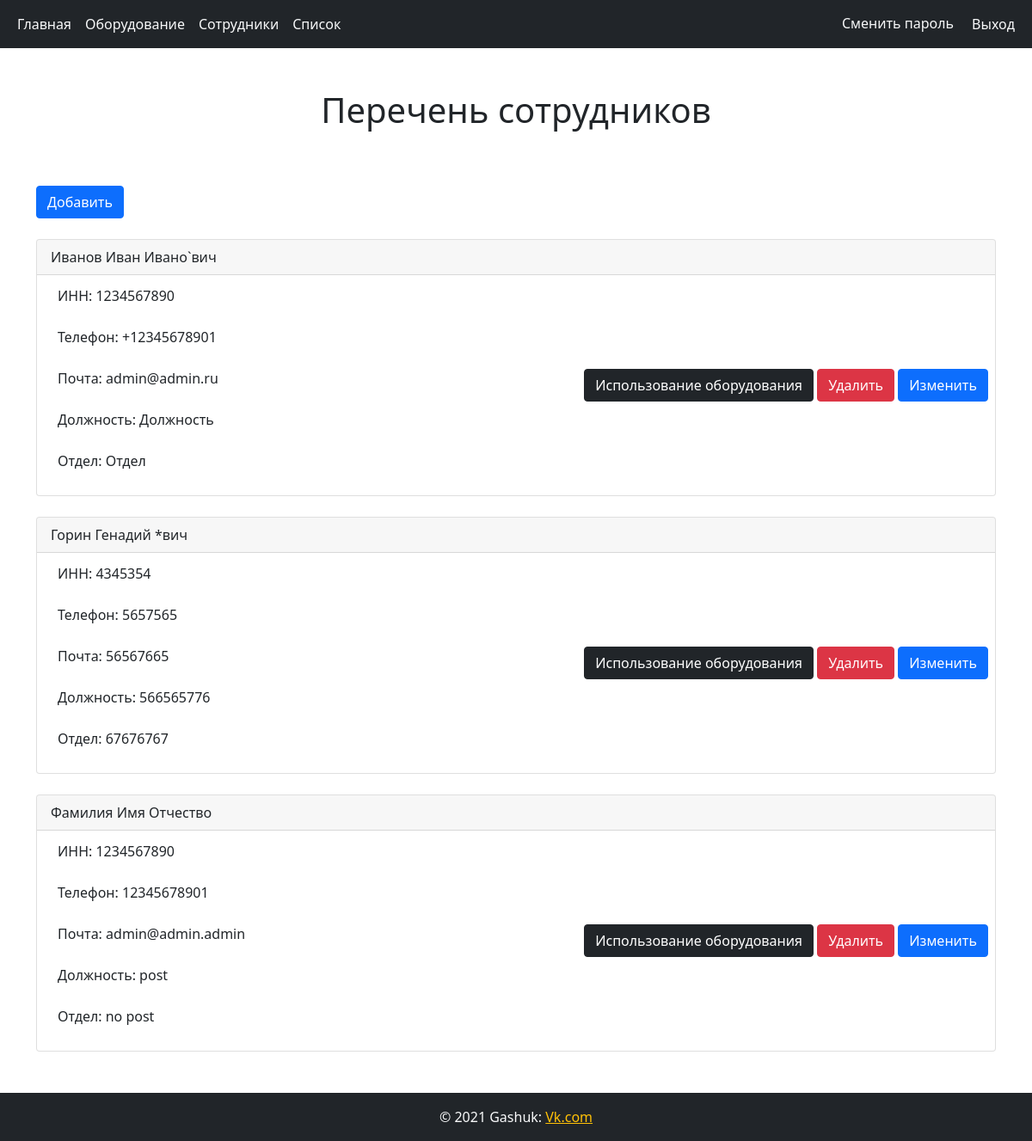
Page /staff.php (signed in) on the committed database.
### tables this page shows
CREATE TABLE `staff` (
  `id` int(11) NOT NULL,
  `FIO` varchar(100) NOT NULL,
  `INN` int(30) NOT NULL,
  `phone` varchar(12) NOT NULL,
  `email` varchar(50) NOT NULL,
  `post` varchar(50) NOT NULL,
  `department` varchar(50) NOT NULL,
  `active` tinyint(1) NOT NULL DEFAULT '1'
);

### class/dbClass.php (called while the page is built, shortened)
<?php
class dbClass
{
    public function getAll($who)
    {
        try {
            $db = getDB();
            $stmt = $db->prepare("SELECT * FROM $who");
            $stmt->execute();
            return $stmt->fetchAll(PDO::FETCH_ASSOC);
        } catch (PDOException $e) {
            echo '{"error":{"text":' . $e->getMessage() . '}}';
        }
    }
}

### staff.php (the view, shortened to what this page needs)
<?php
include('class/dbClass.php');
$ec = new dbClass();
$get = $ec->getAll('staff');
?>
<? include 'components/header.php' ?>
    <div class="container">
        <h1 class="text-center m-5">Перечень сотрудников</h1>
        <button type="button" class="btn btn-primary mt-3 btn-block" data-toggle="modal" data-target="#exampleModal">
            Добавить
        </button>
        <? foreach ($get as $equip): ?>
        <? if ($equip['active'] == 1): ?>
            <div class="card my-4">
                <form action="Add/updateRemove.php" method="POST">
                    <div class="card-header"><?= $equip['FIO'] ?></div>
                    <div class="d-flex justify-content-between align-items-center p-2">
                        <div>
                            <p class="px-3 py-1">ИНН: <?= $equip['INN'] ?></p>
                            <p class="px-3 py-1">Телефон: <?= $equip['phone'] ?></p>
                            <p class="px-3 py-1">Почта: <?= $equip['email'] ?></p>
                            <p class="px-3 py-1">Должность: <?= $equip['post'] ?></p>
                            <p class="px-3 py-1">Отдел: <?= $equip['department'] ?></p>
                        </div>
                        <div>
                            <a href="/spisok.php?FILTER%5Bstaff_id%5D=<?=$equip['id']?>&FILTER%5Bequipment_id%5D=" class="btn btn-dark">Использование оборудования</a>
                            <button type="submit" class="btn btn-danger" name="removeStaff" value="true">Удалить
                            </button>
                            <button type="submit" class="btn btn-primary" name="updateTwo" value="true">Изменить
                            </button>
                        </div>
                    </div>
                </form>
            </div>
            <? endif; ?>
        <? endforeach; ?>
    </div>
<? include 'components/footer.php' ?>

### rows in the picture
staff: FIO "Иванов Иван Ивано`вич", INN "1234567890", phone "+12345678901", email "admin@admin.ru", post "Должность", department "Отдел"
staff: FIO "Горин Генадий *вич", INN "4345354", phone "5657565", email "56567665", post "566565776", department "67676767"
staff: FIO "Фамилия Имя Отчество", INN "1234567890", phone "12345678901", email "admin@admin.admin", post "post", department "no post"
